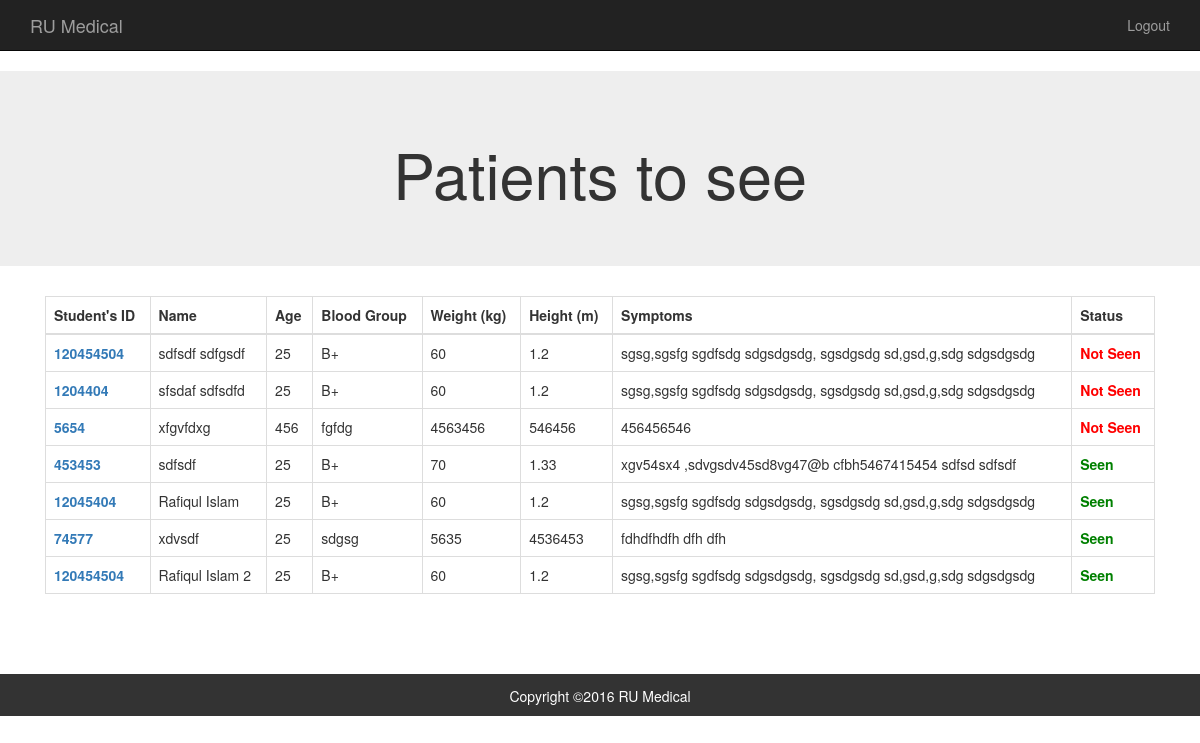
/staff_doc.php (signed in), run on the app's committed database.
### tables this page shows
CREATE TABLE IF NOT EXISTS `patients` (
  `id` int(9) NOT NULL,
  `name` text NOT NULL,
  `age` int(3) NOT NULL,
  `phone` text NOT NULL,
  `roll` text NOT NULL,
  `email` text NOT NULL,
  `dept` text NOT NULL,
  `hall` text NOT NULL,
  `blood_group` text NOT NULL,
  `weight` text NOT NULL,
  `height` text NOT NULL,
  `symptoms` text NOT NULL,
  `analysis` text NOT NULL,
  `rx` text NOT NULL,
  `doctor_id` int(5) NOT NULL,
  `status` int(2) NOT NULL,
  `status_medicine` int(2) NOT NULL
);

### staff_doc.php (the view, shortened to what this page needs)
<?php
  include('header_staff.php');
?>
    <div class="jumbotron">
      <div class="container">
        <h1 class="text-center">Patients to see</h1>
      </div>
    </div>
    <div class="container">
      <div class="col-md-12">
       <table class="table table-responsive table-bordered">
          <thead>
            <tr>
              <th>Student's ID</th>
              <th>Name</th>
              <th>Age</th>
              <th>Blood Group</th>
              <th>Weight (kg)</th>
              <th>Height (m)</th>
              <th>Symptoms</th>
              <th>Status</th>
            </tr>
          </thead>
          <tbody>
<?php
       $sql = "select * from patients order by status asc, id asc";
   $result=mysql_query($sql);
    while( $row =mysql_fetch_assoc( $result )){
     $id = $row['id'];
     $roll = $row['roll'];
     $name = $row['name'];
     $age = $row['age'];
     $blood_group = $row['blood_group'];
     $weight = $row['weight'];
     $height = $row['height'];
     $symptoms = $row['symptoms'];
     $status = $row['status'];
     if($status == 0){
      $status = "<b><font color='red'>Not Seen</font></b>";
     } else {
      $status = "<b><font color='green'>Seen</font></b>";
     }
     echo "<td><a href=\"staff_doc_patient.php?id=$id\"><b>$roll</b></a> </td>
              <td>$name</td>
              <td>$age</td>
              <td>$blood_group</td>
              <td>$weight</td>
              <td>$height</td>
              <td>$symptoms</td>
              <td>$status</td>
              </tr>
          ";
    }
    ?>
          </tbody>
        </table>
      </div>
    </div>
    <?php include('footer.php') ?>
  </body>
</html>

### data on the page
patients: roll "120454504", name "sdfsdf sdfgsdf", age "25", blood_group "B+", weight "60", height "1.2", symptoms "sgsg,sgsfg sgdfsdg sdgsdgsdg, sgsdgsdg sd,gsd,g,sdg sdgsdgsdg", status "Not Seen"
patients: roll "1204404", name "sfsdaf sdfsdfd", age "25", blood_group "B+", weight "60", height "1.2", symptoms "sgsg,sgsfg sgdfsdg sdgsdgsdg, sgsdgsdg sd,gsd,g,sdg sdgsdgsdg", status "Not Seen"
patients: roll "5654", name "xfgvfdxg", age "456", blood_group "fgfdg", weight "4563456", height "546456", symptoms "456456546", status "Not Seen"
patients: roll "453453", name "sdfsdf", age "25", blood_group "B+", weight "70", height "1.33", symptoms "xgv54sx4 ,sdvgsdv45sd8vg47@b cfbh5467415454 sdfsd sdfsdf", status "Seen"
patients: roll "12045404", name "Rafiqul Islam", age "25", blood_group "B+", weight "60", height "1.2", symptoms "sgsg,sgsfg sgdfsdg sdgsdgsdg, sgsdgsdg sd,gsd,g,sdg sdgsdgsdg", status "Seen"
patients: roll "74577", name "xdvsdf", age "25", blood_group "sdgsg", weight "5635", height "4536453", symptoms "fdhdfhdfh dfh dfh", status "Seen"
patients: roll "120454504", name "Rafiqul Islam 2", age "25", blood_group "B+", weight "60", height "1.2", symptoms "sgsg,sgsfg sgdfsdg sdgsdgsdg, sgsdgsdg sd,gsd,g,sdg sdgsdgsdg", status "Seen"
